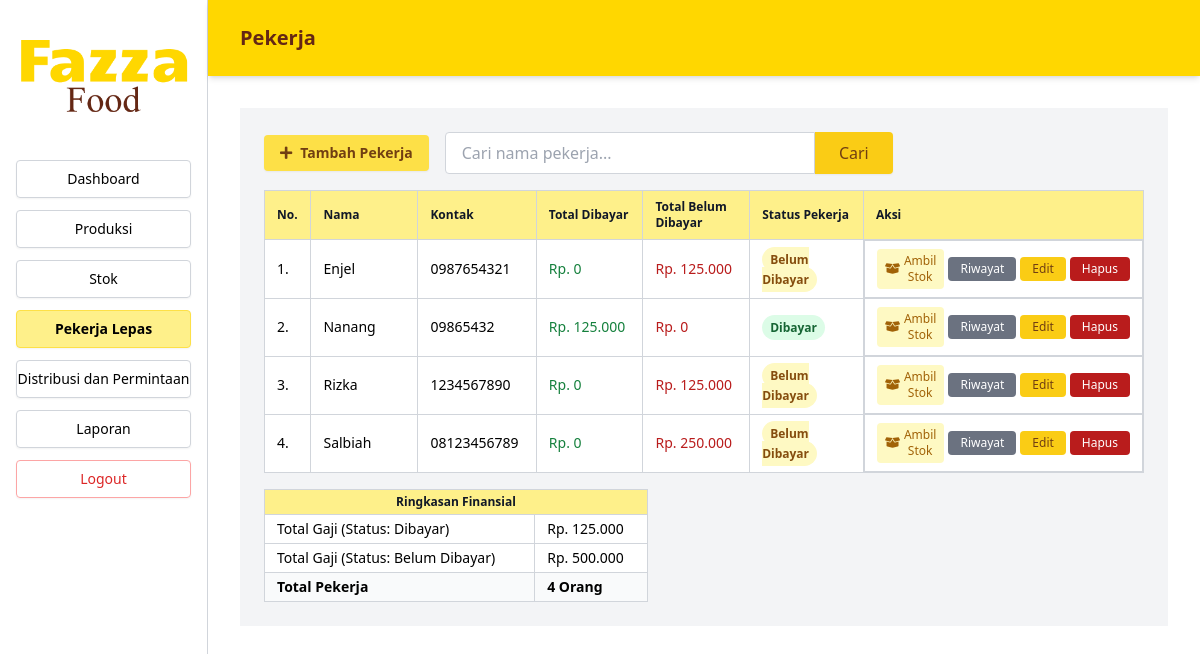
/Index.php?page=pekerja (signed in), run on the app's committed database.
### tables this page shows
CREATE TABLE `pekerja_lepas` (
  `id_pekerja` int(11) NOT NULL,
  `nama_pekerja` varchar(100) NOT NULL,
  `kontak` varchar(20) DEFAULT NULL,
  `alamat` text DEFAULT NULL,
  `status_pembayaran` varchar(50) DEFAULT NULL,
  `id_admin` int(11) DEFAULT 1
);

### src/Pekerja.php (the view, shortened to what this page needs)
<?php
include 'koneksi.php';
$DB_MODE = null;
if (isset($pdo) && $pdo instanceof PDO) {
  $DB_MODE = 'pdo';
  $pdo->setAttribute(PDO::ATTR_ERRMODE, PDO::ERRMODE_EXCEPTION);
} elseif (isset($conn) && $conn instanceof mysqli) {
  $DB_MODE = 'mysqli';
  mysqli_report(MYSQLI_REPORT_ERROR | MYSQLI_REPORT_STRICT);
  $conn->set_charset('utf8mb4');
} else {
  die('Koneksi database tidak ditemukan. Pastikan koneksi.php mendefinisikan $pdo (PDO) atau $conn (mysqli).');
}
function db_fetch_all($sql, $params = []) {
  global $DB_MODE, $pdo, $conn;
  if ($DB_MODE === 'pdo') {
    if (empty($params)) return $pdo->query($sql)->fetchAll(PDO::FETCH_ASSOC);
    $st = $pdo->prepare($sql); $st->execute($params); return $st->fetchAll(PDO::FETCH_ASSOC);
  }
}
$search_term = $_GET['search'] ?? '';
$sql_pekerja = "SELECT pl.*,
    (SELECT COALESCE(SUM(rg.total_gaji),0) FROM riwayat_gaji rg WHERE rg.id_pekerja = pl.id_pekerja AND rg.keterangan = 'Dibayar') as total_dibayar,
    (SELECT COALESCE(SUM(rg.total_gaji),0) FROM riwayat_gaji rg WHERE rg.id_pekerja = pl.id_pekerja AND rg.keterangan = 'Belum Dibayar') as total_belum_dibayar
  FROM pekerja_lepas pl";
$params = [];
$sql_pekerja .= " ORDER BY pl.nama_pekerja ASC";
try {
  $pekerja_list = db_fetch_all($sql_pekerja, $params);
  $sum_rows = db_fetch_all("SELECT keterangan, SUM(total_gaji) AS total_per_keterangan FROM riwayat_gaji GROUP BY keterangan");
  $summary = ['Dibayar'=>0,'Belum Dibayar'=>0];
  foreach ($sum_rows as $r) { $summary[$r['keterangan']] = (int)($r['total_per_keterangan'] ?? 0); }
  $summary_dibayar = $summary['Dibayar'] ?? 0;
  $summary_belum_dibayar = $summary['Belum Dibayar'] ?? 0;
} catch (Throwable $e) {
  $_SESSION['notif'] = ['pesan' => 'Error ambil data pekerja: '.$e->getMessage(), 'tipe' => 'error'];
  $pekerja_list = []; $summary_dibayar = 0; $summary_belum_dibayar = 0;
}
?>
<main class="flex-1 bg-gray-100">
  <section class="p-6 overflow-x-auto">
    <div class="flex flex-col md:flex-row md:items-center md:space-x-4 mb-4">
      <button id="btnTambahPekerja" class="flex-shrink-0 inline-flex items-center gap-2 bg-yellow-300 text-yellow-900 text-sm font-bold px-4 py-2 rounded shadow-sm hover:shadow-md transition-shadow mb-2 md:mb-0" type="button"><i class="fas fa-plus"></i> Tambah Pekerja</button>
      <form action="Index.php" method="GET" class="flex flex-1 max-w-md">
        <input type="text" name="search" placeholder="Cari nama pekerja..." class="flex-grow border border-gray-300 rounded-l px-4 py-2 focus:outline-none focus:ring-2 focus:ring-yellow-400" value="<?php echo htmlspecialchars($search_term); ?>">
        <button type="submit" class="bg-yellow-400 text-yellow-900 px-6 py-2 rounded-r shadow-sm hover:shadow-md transition-shadow">Cari</button>
      </form>
    </div>
    <table class="w-full border border-gray-300 text-sm bg-white text-left">
      <thead class="bg-yellow-200 text-xs text-gray-900">
        <tr>
          <th class="border border-gray-300 px-3 py-2 w-12">No.</th>
          <th class="border border-gray-300 px-3 py-2 w-40">Nama</th>
          <th class="border border-gray-300 px-3 py-2 w-32">Kontak</th>
          <th class="border border-gray-300 px-3 py-2 w-40">Total Dibayar</th>
          <th class="border border-gray-300 px-3 py-2 w-40">Total Belum Dibayar</th>
          <th class="border border-gray-300 px-3 py-2 w-40">Status Pekerja</th>
          <th class="border border-gray-300 px-3 py-2 w-52">Aksi</th>
        </tr>
      </thead>
      <tbody>
        <?php if (empty($pekerja_list)): ?>
          <tr><td colspan="7" class="border border-gray-300 px-3 py-4 text-center text-gray-500">Data pekerja tidak ditemukan.</td></tr>
        <?php else: foreach ($pekerja_list as $i => $pekerja): ?>
          <tr>
            <td class="border border-gray-300 px-3 py-2"><?php echo $i + 1; ?>.</td>
            <td class="border border-gray-300 px-3 py-2"><?php echo htmlspecialchars($pekerja['nama_pekerja']); ?></td>
            <td class="border border-gray-300 px-3 py-2"><?php echo htmlspecialchars($pekerja['kontak']); ?></td>
            <td class="border border-gray-300 px-3 py-2 text-green-700">Rp. <?php echo number_format((int)($pekerja['total_dibayar'] ?? 0), 0, ',', '.'); ?></td>
            <td class="border border-gray-300 px-3 py-2 text-red-700">Rp. <?php echo number_format((int)($pekerja['total_belum_dibayar'] ?? 0), 0, ',', '.'); ?></td>
            <td class="border border-gray-300 px-3 py-2">
              <span class="px-2 py-1 text-xs font-semibold rounded-full <?php echo ($pekerja['status_pembayaran'] ?? '') === 'Dibayar' ? 'bg-green-100 text-green-800' : 'bg-yellow-100 text-yellow-800'; ?>">
                <?php echo htmlspecialchars($pekerja['status_pembayaran'] ?? 'Belum Dibayar'); ?>
              </span>
            </td>
            <td class="border border-gray-300 px-3 py-2 space-x-1 flex items-center justify-center ">
              <button class="btnAmbilStok bg-yellow-100 text-yellow-700 text-xs px-2 py-1 rounded inline-flex items-center gap-1"
                data-id-pekerja="<?php echo (int)$pekerja['id_pekerja']; ?>"
                data-nama-pekerja="<?php echo htmlspecialchars($pekerja['nama_pekerja']); ?>">
                <i class="fas fa-box-open"></i> Ambil Stok
              </button>
              <a href="Index.php?page=riwayat_gaji&id_pekerja=<?php echo (int)$pekerja['id_pekerja']; ?>" class="btnHistory bg-gray-500 text-white text-xs px-3 py-1 rounded inline-block">Riwayat</a>
              <button class="btnEdit bg-yellow-400 text-yellow-900 text-xs px-3 py-1 rounded"
                data-id-pekerja="<?php echo (int)$pekerja['id_pekerja']; ?>"
                data-nama="<?php echo htmlspecialchars($pekerja['nama_pekerja']); ?>"
                data-kontak="<?php echo htmlspecialchars($pekerja['kontak']); ?>"
                data-alamat="<?php echo htmlspecialchars($pekerja['alamat']); ?>">
                Edit
              </button>
              <button class="btnHapus bg-red-700 text-white text-xs px-3 py-1 rounded" data-id-pekerja="<?php echo (int)$pekerja['id_pekerja']; ?>">Hapus</button>
            </td>
          </tr>
        <?php endforeach; endif; ?>
      </tbody>
    </table>
    <table class="w-full max-w-sm border border-gray-300 text-sm mt-4 bg-white">
      <thead class="bg-yellow-200 text-gray-900 text-xs">
        <tr><th class="border border-gray-300 px-3 py-1 text-center" colspan="2">Ringkasan Finansial</th></tr>
      </thead>
      <tbody>
        <tr><td class="border border-gray-300 px-3 py-1 font-medium">Total Gaji (Status: Dibayar)</td><td class="border border-gray-300 px-3 py-1">Rp. <?php echo number_format((int)$summary_dibayar, 0, ',', '.'); ?></td></tr>
        <tr><td class="border border-gray-300 px-3 py-1 font-medium">Total Gaji (Status: Belum Dibayar)</td><td class="border border-gray-300 px-3 py-1">Rp. <?php echo number_format((int)$summary_belum_dibayar, 0, ',', '.'); ?></td></tr>
        <tr class="bg-gray-50"><td class="border border-gray-300 px-3 py-1 font-bold">Total Pekerja</td><td class="border border-gray-300 px-3 py-1 font-bold"><?php echo count($pekerja_list); ?> Orang</td></tr>
      </tbody>
    </table>
  </section>
</main>

### data on the page
pekerja_lepas: nama_pekerja "Enjel", kontak "0987654321", total_dibayar "0", total_belum_dibayar "125.000", status_pembayaran "Belum Dibayar"
pekerja_lepas: nama_pekerja "Nanang", kontak "09865432", total_dibayar "125.000", total_belum_dibayar "0", status_pembayaran "Dibayar"
pekerja_lepas: nama_pekerja "Rizka", kontak "1234567890", total_dibayar "0", total_belum_dibayar "125.000", status_pembayaran "Belum Dibayar"
pekerja_lepas: nama_pekerja "Salbiah", kontak "08123456789", total_dibayar "0", total_belum_dibayar "250.000", status_pembayaran "Belum Dibayar"

### other printed values
$label "Dashboard"
$label "Produksi"
$label "Stok"
$label "Pekerja Lepas"
$label "Distribusi dan Permintaan"
$label "Laporan"
str_replace('_', ' ', $page) "Pekerja"
$summary_dibayar "125.000"
$summary_belum_dibayar "500.000"
count($pekerja_list) "4"
